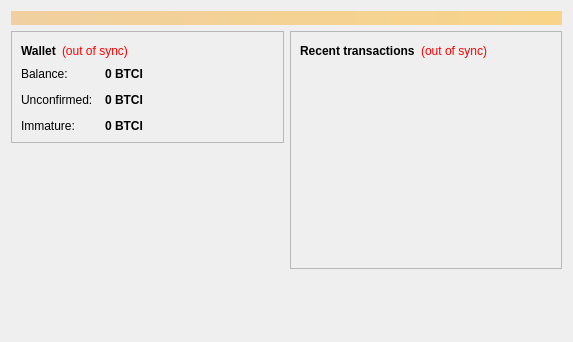
<?xml version="1.0" encoding="UTF-8"?>
<ui version="4.0">
 <class>OverviewPage</class>
 <widget class="QWidget" name="OverviewPage">
  <property name="geometry">
   <rect>
    <x>0</x>
    <y>0</y>
    <width>573</width>
    <height>342</height>
   </rect>
  </property>
  <property name="windowTitle">
   <string>Form</string>
  </property>
  <layout class="QVBoxLayout" name="topLayout">
   <item>
    <widget class="QLabel" name="labelAlerts">
     <property name="visible">
      <bool>false</bool>
     </property>
     <property name="styleSheet">
      <string notr="true">background-color: qlineargradient(x1: 0, y1: 0, x2: 1, y2: 0, stop:0 #F0D0A0, stop:1 #F8D488); color:#000000;</string>
     </property>
     <property name="wordWrap">
      <bool>true</bool>
     </property>
     <property name="margin">
      <number>3</number>
     </property>
    </widget>
   </item>
   <item>
    <layout class="QHBoxLayout" name="horizontalLayout" stretch="1,1">
     <item>
      <layout class="QVBoxLayout" name="verticalLayout_2">
       <item>
        <widget class="QFrame" name="frame">
         <property name="frameShape">
          <enum>QFrame::StyledPanel</enum>
         </property>
         <property name="frameShadow">
          <enum>QFrame::Raised</enum>
         </property>
         <layout class="QVBoxLayout" name="verticalLayout_4">
          <item>
           <layout class="QHBoxLayout" name="horizontalLayout_4">
            <item>
             <widget class="QLabel" name="label_5">
              <property name="font">
               <font>
                <weight>75</weight>
                <bold>true</bold>
               </font>
              </property>
              <property name="text">
               <string>Wallet</string>
              </property>
             </widget>
            </item>
            <item>
             <widget class="QLabel" name="labelWalletStatus">
              <property name="toolTip">
               <string>The displayed information may be out of date. Your wallet automatically synchronizes with the BitcoinIndia network after a connection is established, but this process has not completed yet.</string>
              </property>
              <property name="styleSheet">
               <string notr="true">QLabel { color: red; }</string>
              </property>
              <property name="text">
               <string notr="true">(out of sync)</string>
              </property>
              <property name="alignment">
               <set>Qt::AlignLeading|Qt::AlignLeft|Qt::AlignVCenter</set>
              </property>
             </widget>
            </item>
            <item>
             <spacer name="horizontalSpacer_2">
              <property name="orientation">
               <enum>Qt::Horizontal</enum>
              </property>
              <property name="sizeHint" stdset="0">
               <size>
                <width>40</width>
                <height>20</height>
               </size>
              </property>
             </spacer>
            </item>
           </layout>
          </item>
          <item>
           <layout class="QFormLayout" name="formLayout_2">
            <property name="fieldGrowthPolicy">
             <enum>QFormLayout::AllNonFixedFieldsGrow</enum>
            </property>
            <property name="horizontalSpacing">
             <number>12</number>
            </property>
            <property name="verticalSpacing">
             <number>12</number>
            </property>
            <item row="0" column="0">
             <widget class="QLabel" name="label">
              <property name="text">
               <string>Balance:</string>
              </property>
             </widget>
            </item>
            <item row="0" column="1">
             <widget class="QLabel" name="labelBalance">
              <property name="font">
               <font>
                <weight>75</weight>
                <bold>true</bold>
               </font>
              </property>
              <property name="cursor">
               <cursorShape>IBeamCursor</cursorShape>
              </property>
              <property name="toolTip">
               <string>Your current balance</string>
              </property>
              <property name="text">
               <string notr="true">0 BTCI</string>
              </property>
              <property name="textInteractionFlags">
               <set>Qt::LinksAccessibleByMouse|Qt::TextSelectableByKeyboard|Qt::TextSelectableByMouse</set>
              </property>
             </widget>
            </item>
            <item row="1" column="0">
             <widget class="QLabel" name="label_3">
              <property name="text">
               <string>Unconfirmed:</string>
              </property>
             </widget>
            </item>
            <item row="1" column="1">
             <widget class="QLabel" name="labelUnconfirmed">
              <property name="font">
               <font>
                <weight>75</weight>
                <bold>true</bold>
               </font>
              </property>
              <property name="cursor">
               <cursorShape>IBeamCursor</cursorShape>
              </property>
              <property name="toolTip">
               <string>Total of transactions that have yet to be confirmed, and do not yet count toward the current balance</string>
              </property>
              <property name="text">
               <string notr="true">0 BTCI</string>
              </property>
              <property name="textInteractionFlags">
               <set>Qt::LinksAccessibleByMouse|Qt::TextSelectableByKeyboard|Qt::TextSelectableByMouse</set>
              </property>
             </widget>
            </item>
            <item row="2" column="0">
             <widget class="QLabel" name="labelImmatureText">
              <property name="text">
               <string>Immature:</string>
              </property>
             </widget>
            </item>
            <item row="2" column="1">
             <widget class="QLabel" name="labelImmature">
              <property name="font">
               <font>
                <weight>75</weight>
                <bold>true</bold>
               </font>
              </property>
              <property name="toolTip">
               <string>Mined balance that has not yet matured</string>
              </property>
              <property name="text">
               <string notr="true">0 BTCI</string>
              </property>
              <property name="textInteractionFlags">
               <set>Qt::LinksAccessibleByMouse|Qt::TextSelectableByKeyboard|Qt::TextSelectableByMouse</set>
              </property>
             </widget>
            </item>
           </layout>
          </item>
         </layout>
        </widget>
       </item>
       <item>
        <spacer name="verticalSpacer">
         <property name="orientation">
          <enum>Qt::Vertical</enum>
         </property>
         <property name="sizeHint" stdset="0">
          <size>
           <width>20</width>
           <height>40</height>
          </size>
         </property>
        </spacer>
       </item>
      </layout>
     </item>
     <item>
      <layout class="QVBoxLayout" name="verticalLayout_3">
       <item>
        <widget class="QFrame" name="frame_2">
         <property name="frameShape">
          <enum>QFrame::StyledPanel</enum>
         </property>
         <property name="frameShadow">
          <enum>QFrame::Raised</enum>
         </property>
         <layout class="QVBoxLayout" name="verticalLayout">
          <item>
           <layout class="QHBoxLayout" name="horizontalLayout_2">
            <item>
             <widget class="QLabel" name="label_4">
              <property name="text">
               <string>&lt;b&gt;Recent transactions&lt;/b&gt;</string>
              </property>
             </widget>
            </item>
            <item>
             <widget class="QLabel" name="labelTransactionsStatus">
              <property name="toolTip">
               <string>The displayed information may be out of date. Your wallet automatically synchronizes with the BitcoinIndia network after a connection is established, but this process has not completed yet.</string>
              </property>
              <property name="styleSheet">
               <string notr="true">QLabel { color: red; }</string>
              </property>
              <property name="text">
               <string notr="true">(out of sync)</string>
              </property>
              <property name="alignment">
               <set>Qt::AlignRight|Qt::AlignTrailing|Qt::AlignVCenter</set>
              </property>
             </widget>
            </item>
            <item>
             <spacer name="horizontalSpacer">
              <property name="orientation">
               <enum>Qt::Horizontal</enum>
              </property>
              <property name="sizeHint" stdset="0">
               <size>
                <width>40</width>
                <height>20</height>
               </size>
              </property>
             </spacer>
            </item>
           </layout>
          </item>
          <item>
           <widget class="QListView" name="listTransactions">
            <property name="styleSheet">
             <string notr="true">QListView { background: transparent; }</string>
            </property>
            <property name="frameShape">
             <enum>QFrame::NoFrame</enum>
            </property>
            <property name="verticalScrollBarPolicy">
             <enum>Qt::ScrollBarAlwaysOff</enum>
            </property>
            <property name="horizontalScrollBarPolicy">
             <enum>Qt::ScrollBarAlwaysOff</enum>
            </property>
            <property name="selectionMode">
             <enum>QAbstractItemView::NoSelection</enum>
            </property>
           </widget>
          </item>
         </layout>
        </widget>
       </item>
       <item>
        <spacer name="verticalSpacer_2">
         <property name="orientation">
          <enum>Qt::Vertical</enum>
         </property>
         <property name="sizeHint" stdset="0">
          <size>
           <width>20</width>
           <height>40</height>
          </size>
         </property>
        </spacer>
       </item>
      </layout>
     </item>
    </layout>
   </item>
  </layout>
 </widget>
 <resources/>
 <connections/>
</ui>
